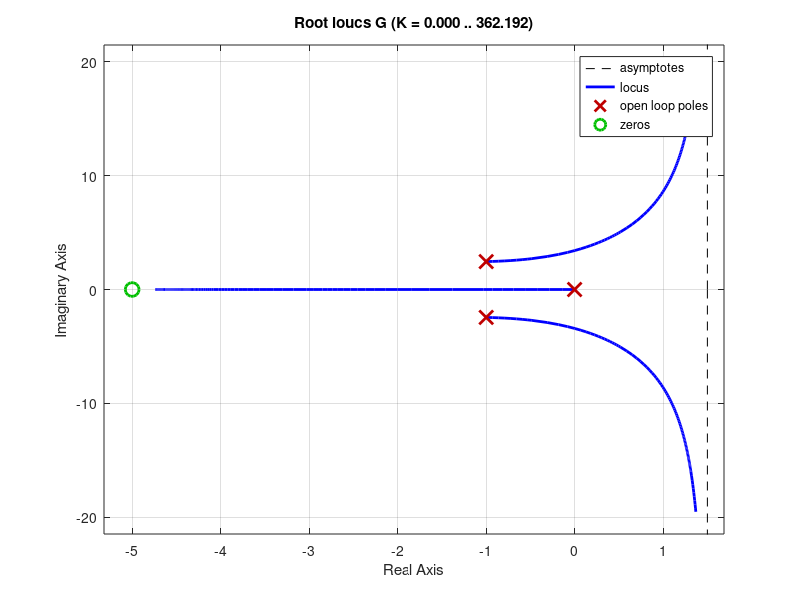

Reproduce this figure in MATLAB. (Note: this script raises an error after producing the figure.)
clear all
close all
clc

s = tf('s');

%% Sistema de malha aberta
%Letra a) 
G =1*(((s+5))/(s*(s^2+2*s+7)));


% Deseja-se
%mp = 0.707;
%csi = -log(mp)/sqrt(pi^2+log(mp)^2)
csi=0.824620157442;

% Lugar das raizes
figure, rlocus(G), 
sgrid(csi,0)
